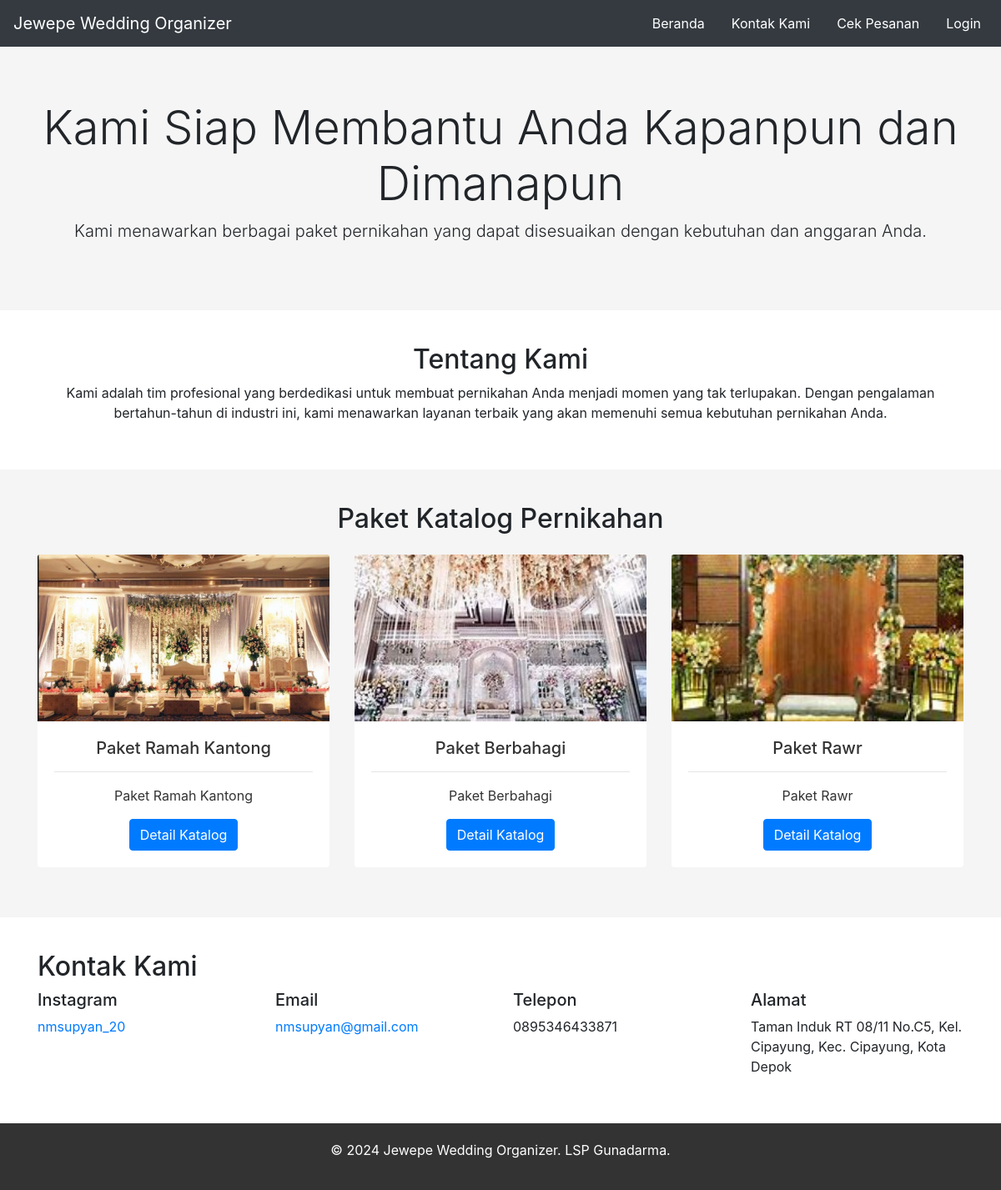
Page /landing/index.php on the committed database.
### tables this page shows
CREATE TABLE `tb_settings` (
  `id` int(11) NOT NULL,
  `judul` varchar(70) NOT NULL,
  `subjudul` varchar(150) NOT NULL,
  `deskripsi` text NOT NULL,
  `alamat` text NOT NULL,
  `instagram` varchar(15) NOT NULL,
  `telepon` varchar(15) NOT NULL,
  `email` varchar(20) NOT NULL,
  `created_at` datetime NOT NULL,
  `updated_at` datetime DEFAULT NULL
);

CREATE TABLE `tb_katalog` (
  `id_katalog` int(11) NOT NULL,
  `gambar` varchar(90) NOT NULL,
  `nama_paket` varchar(30) NOT NULL,
  `deskripsi` text NOT NULL,
  `harga` int(11) NOT NULL,
  `status_publish` varchar(10) NOT NULL,
  `id_user` int(11) NOT NULL,
  `created_at` datetime NOT NULL,
  `updated_at` datetime DEFAULT NULL
);

### db.php (called while the page is built, shortened)
<?php
class Database
{
    private $host = "localhost";
    private $user = "root";
    private $password = "";
    private $database = "db_wedding";
    private $conn;
    public function __construct()
    {
        $this->conn = mysqli_connect($this->host, $this->user, $this->password, $this->database);
    }
    public function get_settings_by_id()
    {
        $query = mysqli_query($this->conn, "SELECT * FROM tb_settings");
        return mysqli_fetch_assoc($query);
    }
    public function tampil_data_katalog()
    {
        $data = mysqli_query($this->conn, "SELECT id_katalog, gambar, nama_paket, harga,
        status_publish, id_user, created_at, updated_at FROM tb_katalog");
        if ($data) {
            if (mysqli_num_rows($data) > 0) {
                while ($row = mysqli_fetch_assoc($data)) {
                    $hasil[] = $row;
                }
            } else {
                $hasil = "0";
            }
        }
        return $hasil;
    }
}

### landing/index.php (the view)
<?php
include("templates/header.php");
include("../db.php");
$db = new Database();
$data_katalog = $db->tampil_data_katalog();
$data_settings = $db->get_settings_by_id();
?>
<div class="jumbotron jumbotron-fluid bg-jumbotron">
    <div class="container text-center">
        <h1 class="display-4"><?= $data_settings["judul"]?></h1>
        <p class="lead"><?= $data_settings["subjudul"]?></p>
    </div>
</div>
<div class="section about-us" id="about">
    <div class="container">
        <h2>Tentang Kami</h2>
        <p><?= $data_settings["deskripsi"]?></p>
    </div>
</div>
<div class="section packages" id="packages">
    <div class="container">
        <h2 class="mb-4">Paket Katalog Pernikahan</h2>
        <div class="row">
            <?php if ($data_katalog == "0") { ?>
                <h1 class="text-center">--Tidak Ada Katalog Yang Tersedia</h1>
                <?php
            } else {
                foreach ($data_katalog as $row) { ?>
                    <div class="col-md-4">
                        <div class="card">
                            <img src="../files/katalog/<?= $row["gambar"]; ?>" class="card-img-top">
                            <div class="card-body">
                                <h5 class="card-title"><?= $row["nama_paket"] ?></h5>
                                <hr>
                                <p class="card-text"><?= $row["nama_paket"] ?></p>
                                <a href="detail.php?id=<?= $row["id_katalog"]; ?>" class="btn btn-primary">Detail Katalog</a>
                            </div>
                        </div>
                    </div>
            <?php }
            } ?>
        </div>
    </div>
</div>
<div class="section contact" id="contact">
    <div class="container">
        <h2>Kontak Kami</h2>
        <div class="row">
            <div class="col-md-3">
                <h5>Instagram</h5>
                <p><a href="https://instagram.com/<?= $data_settings["instagram"]?>" target="_blank">nmsupyan_20</a></p>
            </div>
            <div class="col-md-3">
                <h5>Email</h5>
                <p><a href="mailto:<?= $data_settings["email"]?>">nmsupyan@gmail.com</a></p>
            </div>
            <div class="col-md-3">
                <h5>Telepon</h5>
                <p><?= $data_settings["telepon"]?></p>
            </div>
            <div class="col-md-3">
                <h5>Alamat</h5>
                <p><?= $data_settings["alamat"]?></p>
            </div>
        </div>
    </div>
</div>
<div class="footer">
    <p>&copy; 2024 Jewepe Wedding Organizer. LSP Gunadarma.</p>
</div>
<?php include("templates/footer.php"); ?>

### landing/templates/header.php (shortened to what this page needs)
<!DOCTYPE html>
<html lang="id">
<head>
    <link rel="stylesheet" href="https://cdn.jsdelivr.net/npm/bootstrap@4.6.2/dist/css/bootstrap.min.css">
</head>
<body>
    <nav class="navbar navbar-expand-lg navbar-dark bg-dark">
        <a class="navbar-brand" href="#">Jewepe Wedding Organizer</a>
        <div class="collapse navbar-collapse" id="navbarNav">
            <ul class="navbar-nav ml-auto">
                <li class="nav-item mr-3">
                    <a class="nav-link text-white" href="index.php">Beranda</a>
                </li>
                <li class="nav-item mr-3">
                    <a class="nav-link text-white" href="#contact">Kontak Kami</a>
                </li>
                <li class="nav-item mr-3">
                    <a class="nav-link text-white" href="cek-pesanan.php">Cek Pesanan</a>
                </li>
                <li class="nav-item">
                    <a class="nav-link text-white" href="../login.php">Login</a>
                </li>
            </ul>
        </div>
    </nav>

### landing/templates/footer.php (shortened to what this page needs)
</body>
</html>

### landing/templates/header.php (style rules this page uses)
.jumbotron { margin-bottom: 0px; }
.bg-jumbotron { background-color: whitesmoke; }
.section { padding: 40px 20px; }
.about-us, .packages, .contact-us { text-align: center; }
.packages { background-color: whitesmoke; }
.packages .card { background-color: #ffffff; border: none; margin-bottom: 20px; }
.packages .card-title, .packages .card-text { color: #333333; }
.card-img-top { object-fit: cover; height: 200px; }
.footer { background-color: #333333; text-align: center; padding: 20px; color: #ffffff; }

### rows in the picture
tb_settings: judul "Kami Siap Membantu Anda Kapanpun dan Dimanapun", subjudul "Kami menawarkan berbagai paket pernikahan yang dapat disesuaikan dengan kebutuhan dan anggaran Anda.", deskripsi "Kami adalah tim profesional yang berdedikasi untuk membuat pernikahan Anda menjadi momen yang tak terlupakan. Dengan pengalaman bertahun-tahun di industri ini, kami menawarkan layanan terbaik yang akan memenuhi semua kebutuhan pernikahan Anda.", telepon "0895346433871", alamat "Taman Induk RT 08/11 No.C5, Kel. Cipayung, Kec. Cipayung, Kota Depok"
tb_katalog: gambar (picture), nama_paket "Paket Ramah Kantong"
tb_katalog: gambar (picture), nama_paket "Paket Berbahagi"
tb_katalog: gambar (picture), nama_paket "Paket Rawr"
